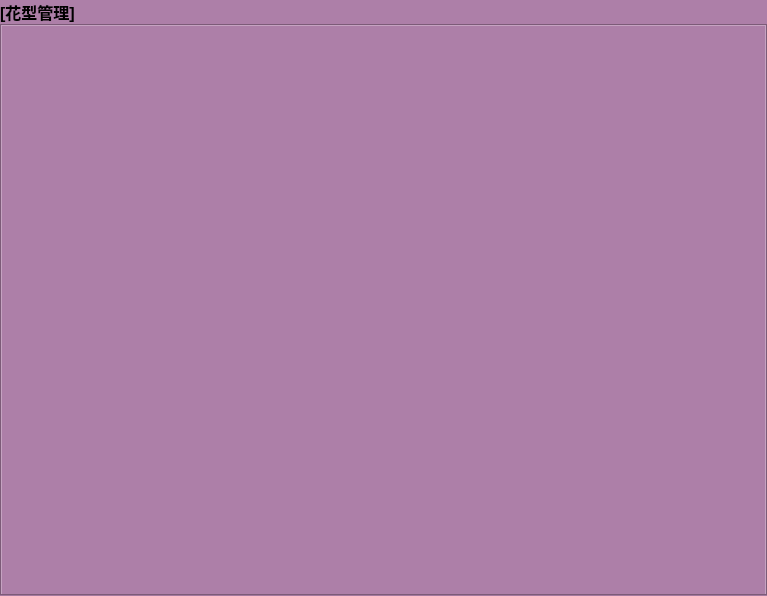
<?xml version="1.0" encoding="UTF-8"?>
<ui version="4.0">
 <class>Frm_patternManage</class>
 <widget class="QWidget" name="Frm_patternManage">
  <property name="geometry">
   <rect>
    <x>0</x>
    <y>0</y>
    <width>767</width>
    <height>596</height>
   </rect>
  </property>
  <property name="windowTitle">
   <string>Form</string>
  </property>
  <property name="styleSheet">
   <string notr="true">background-color: rgb(173, 127, 168);</string>
  </property>
  <layout class="QGridLayout" name="m_layYf">
   <property name="leftMargin">
    <number>0</number>
   </property>
   <property name="topMargin">
    <number>0</number>
   </property>
   <property name="rightMargin">
    <number>0</number>
   </property>
   <property name="bottomMargin">
    <number>0</number>
   </property>
   <property name="spacing">
    <number>0</number>
   </property>
   <item row="0" column="0">
    <widget class="QLabel" name="m_title">
     <property name="font">
      <font>
       <pointsize>12</pointsize>
       <weight>75</weight>
       <bold>true</bold>
      </font>
     </property>
     <property name="text">
      <string>[花型管理]</string>
     </property>
    </widget>
   </item>
   <item row="1" column="0">
    <widget class="QStackedWidget" name="m_stackPat">
     <property name="currentIndex">
      <number>2</number>
     </property>
     <widget class="QWidget" name="page">
      <layout class="QGridLayout" name="gridLayout_2">
       <property name="leftMargin">
        <number>0</number>
       </property>
       <property name="topMargin">
        <number>0</number>
       </property>
       <property name="rightMargin">
        <number>0</number>
       </property>
       <property name="bottomMargin">
        <number>0</number>
       </property>
       <property name="spacing">
        <number>0</number>
       </property>
       <item row="0" column="0">
        <widget class="QTableWidget" name="m_tabPatManage">
         <attribute name="horizontalHeaderStretchLastSection">
          <bool>true</bool>
         </attribute>
         <attribute name="verticalHeaderVisible">
          <bool>false</bool>
         </attribute>
         <attribute name="verticalHeaderStretchLastSection">
          <bool>false</bool>
         </attribute>
        </widget>
       </item>
      </layout>
     </widget>
     <widget class="QWidget" name="page_2">
      <layout class="QGridLayout" name="gridLayout_3" rowstretch="0" columnstretch="3,1">
       <property name="leftMargin">
        <number>0</number>
       </property>
       <property name="topMargin">
        <number>0</number>
       </property>
       <property name="rightMargin">
        <number>0</number>
       </property>
       <property name="bottomMargin">
        <number>0</number>
       </property>
       <property name="spacing">
        <number>0</number>
       </property>
       <item row="0" column="0">
        <widget class="QFrame" name="frame">
         <property name="frameShape">
          <enum>QFrame::StyledPanel</enum>
         </property>
         <property name="frameShadow">
          <enum>QFrame::Raised</enum>
         </property>
         <layout class="QGridLayout" name="m_grdPat">
          <property name="leftMargin">
           <number>0</number>
          </property>
          <property name="topMargin">
           <number>0</number>
          </property>
          <property name="rightMargin">
           <number>0</number>
          </property>
          <property name="bottomMargin">
           <number>0</number>
          </property>
          <property name="spacing">
           <number>0</number>
          </property>
         </layout>
        </widget>
       </item>
       <item row="0" column="1">
        <widget class="QFrame" name="frame_2">
         <property name="frameShape">
          <enum>QFrame::StyledPanel</enum>
         </property>
         <property name="frameShadow">
          <enum>QFrame::Raised</enum>
         </property>
         <layout class="QGridLayout" name="gridLayout_4">
          <property name="leftMargin">
           <number>0</number>
          </property>
          <property name="topMargin">
           <number>0</number>
          </property>
          <property name="rightMargin">
           <number>0</number>
          </property>
          <property name="bottomMargin">
           <number>0</number>
          </property>
          <property name="spacing">
           <number>0</number>
          </property>
          <item row="0" column="0">
           <widget class="QStackedWidget" name="m_stackPatOper">
            <widget class="QWidget" name="page_3">
             <layout class="QGridLayout" name="gridLayout_6" columnstretch="0,0">
              <property name="leftMargin">
               <number>0</number>
              </property>
              <property name="topMargin">
               <number>0</number>
              </property>
              <property name="rightMargin">
               <number>0</number>
              </property>
              <property name="bottomMargin">
               <number>0</number>
              </property>
              <property name="spacing">
               <number>0</number>
              </property>
              <item row="0" column="0">
               <widget class="QFrame" name="m_frmYF">
                <property name="frameShape">
                 <enum>QFrame::StyledPanel</enum>
                </property>
                <property name="frameShadow">
                 <enum>QFrame::Raised</enum>
                </property>
                <layout class="QGridLayout" name="m_layoutYf">
                 <property name="leftMargin">
                  <number>0</number>
                 </property>
                 <property name="topMargin">
                  <number>0</number>
                 </property>
                 <property name="rightMargin">
                  <number>0</number>
                 </property>
                 <property name="bottomMargin">
                  <number>0</number>
                 </property>
                 <property name="spacing">
                  <number>0</number>
                 </property>
                </layout>
               </widget>
              </item>
              <item row="0" column="1">
               <widget class="QFrame" name="m_frmYFSet">
                <property name="maximumSize">
                 <size>
                  <width>120</width>
                  <height>16777215</height>
                 </size>
                </property>
                <property name="frameShape">
                 <enum>QFrame::StyledPanel</enum>
                </property>
                <property name="frameShadow">
                 <enum>QFrame::Raised</enum>
                </property>
                <layout class="QGridLayout" name="gridLayout_5">
                 <property name="leftMargin">
                  <number>0</number>
                 </property>
                 <property name="topMargin">
                  <number>0</number>
                 </property>
                 <property name="rightMargin">
                  <number>0</number>
                 </property>
                 <property name="bottomMargin">
                  <number>0</number>
                 </property>
                 <property name="spacing">
                  <number>0</number>
                 </property>
                 <item row="0" column="0">
                  <layout class="QVBoxLayout" name="verticalLayout_2">
                   <item>
                    <widget class="QLabel" name="label">
                     <property name="styleSheet">
                      <string notr="true"/>
                     </property>
                     <property name="text">
                      <string>纱嘴选择:</string>
                     </property>
                    </widget>
                   </item>
                   <item>
                    <widget class="QLabel" name="m_labYfName">
                     <property name="font">
                      <font>
                       <weight>75</weight>
                       <bold>true</bold>
                      </font>
                     </property>
                     <property name="styleSheet">
                      <string notr="true">color: rgb(138, 226, 52);</string>
                     </property>
                     <property name="text">
                      <string>1路1号纱嘴</string>
                     </property>
                     <property name="alignment">
                      <set>Qt::AlignCenter</set>
                     </property>
                    </widget>
                   </item>
                   <item>
                    <widget class="QLabel" name="label_2">
                     <property name="styleSheet">
                      <string notr="true"/>
                     </property>
                     <property name="text">
                      <string>起始行：</string>
                     </property>
                    </widget>
                   </item>
                   <item>
                    <widget class="QLineEdit" name="m_edtRowStar">
                     <property name="font">
                      <font>
                       <weight>75</weight>
                       <bold>true</bold>
                      </font>
                     </property>
                     <property name="styleSheet">
                      <string notr="true">color: rgb(138, 226, 52);</string>
                     </property>
                     <property name="text">
                      <string>1</string>
                     </property>
                     <property name="alignment">
                      <set>Qt::AlignCenter</set>
                     </property>
                    </widget>
                   </item>
                   <item>
                    <widget class="QLabel" name="label_3">
                     <property name="styleSheet">
                      <string notr="true"/>
                     </property>
                     <property name="text">
                      <string>结束行：</string>
                     </property>
                    </widget>
                   </item>
                   <item>
                    <widget class="QLineEdit" name="m_edtRowEnd">
                     <property name="font">
                      <font>
                       <weight>75</weight>
                       <bold>true</bold>
                      </font>
                     </property>
                     <property name="styleSheet">
                      <string notr="true">color: rgb(138, 226, 52);</string>
                     </property>
                     <property name="text">
                      <string>2</string>
                     </property>
                     <property name="alignment">
                      <set>Qt::AlignCenter</set>
                     </property>
                    </widget>
                   </item>
                   <item>
                    <widget class="QLabel" name="label_4">
                     <property name="styleSheet">
                      <string notr="true"/>
                     </property>
                     <property name="text">
                      <string>操作：</string>
                     </property>
                    </widget>
                   </item>
                   <item>
                    <widget class="QLabel" name="m_labOperType">
                     <property name="font">
                      <font>
                       <weight>75</weight>
                       <bold>true</bold>
                      </font>
                     </property>
                     <property name="styleSheet">
                      <string notr="true">color: rgb(138, 226, 52);</string>
                     </property>
                     <property name="text">
                      <string>选择</string>
                     </property>
                     <property name="alignment">
                      <set>Qt::AlignCenter</set>
                     </property>
                    </widget>
                   </item>
                  </layout>
                 </item>
                 <item row="2" column="0">
                  <spacer name="verticalSpacer">
                   <property name="orientation">
                    <enum>Qt::Vertical</enum>
                   </property>
                   <property name="sizeHint" stdset="0">
                    <size>
                     <width>20</width>
                     <height>319</height>
                    </size>
                   </property>
                  </spacer>
                 </item>
                </layout>
               </widget>
              </item>
             </layout>
            </widget>
            <widget class="QWidget" name="page_4">
             <layout class="QGridLayout" name="gridLayout">
              <property name="leftMargin">
               <number>0</number>
              </property>
              <property name="topMargin">
               <number>0</number>
              </property>
              <property name="rightMargin">
               <number>0</number>
              </property>
              <property name="bottomMargin">
               <number>0</number>
              </property>
              <property name="spacing">
               <number>0</number>
              </property>
              <item row="0" column="0">
               <widget class="QTableWidget" name="m_tabLoop">
                <attribute name="horizontalHeaderHighlightSections">
                 <bool>false</bool>
                </attribute>
                <attribute name="horizontalHeaderStretchLastSection">
                 <bool>true</bool>
                </attribute>
                <attribute name="verticalHeaderVisible">
                 <bool>false</bool>
                </attribute>
               </widget>
              </item>
             </layout>
            </widget>
            <widget class="QWidget" name="page_5">
             <layout class="QGridLayout" name="gridLayout_7">
              <property name="leftMargin">
               <number>0</number>
              </property>
              <property name="topMargin">
               <number>0</number>
              </property>
              <property name="rightMargin">
               <number>0</number>
              </property>
              <property name="bottomMargin">
               <number>0</number>
              </property>
              <property name="spacing">
               <number>0</number>
              </property>
              <item row="0" column="0">
               <widget class="QTreeWidget" name="m_needlSelectColor">
                <attribute name="headerVisible">
                 <bool>false</bool>
                </attribute>
                <column>
                 <property name="text">
                  <string notr="true">1</string>
                 </property>
                </column>
               </widget>
              </item>
             </layout>
            </widget>
            <widget class="QWidget" name="page_6">
             <layout class="QGridLayout" name="gridLayout_8">
              <property name="leftMargin">
               <number>0</number>
              </property>
              <property name="topMargin">
               <number>0</number>
              </property>
              <property name="rightMargin">
               <number>0</number>
              </property>
              <property name="bottomMargin">
               <number>0</number>
              </property>
              <property name="spacing">
               <number>0</number>
              </property>
              <item row="0" column="0">
               <widget class="QTableWidget" name="m_tabTimings">
                <attribute name="horizontalHeaderStretchLastSection">
                 <bool>true</bool>
                </attribute>
               </widget>
              </item>
             </layout>
            </widget>
           </widget>
          </item>
         </layout>
        </widget>
       </item>
      </layout>
     </widget>
     <widget class="QWidget" name="page_7">
      <layout class="QGridLayout" name="gridLayout_9">
       <property name="leftMargin">
        <number>0</number>
       </property>
       <property name="topMargin">
        <number>0</number>
       </property>
       <property name="rightMargin">
        <number>0</number>
       </property>
       <property name="bottomMargin">
        <number>0</number>
       </property>
       <property name="spacing">
        <number>0</number>
       </property>
       <item row="0" column="0">
        <widget class="QTabWidget" name="m_tabYF"/>
       </item>
      </layout>
     </widget>
    </widget>
   </item>
  </layout>
 </widget>
 <resources/>
 <connections/>
</ui>
